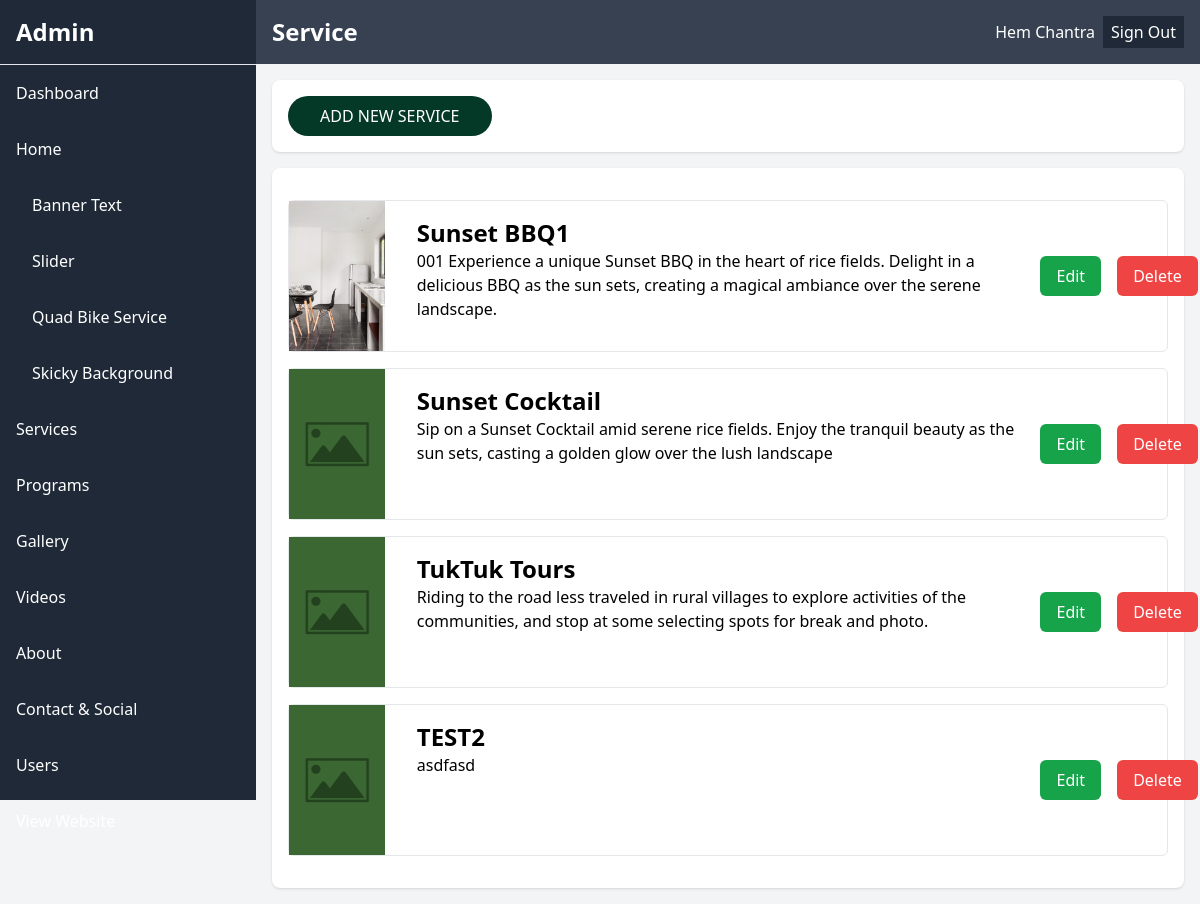
/backend/service.php (signed in), run on the app's committed database.
### tables this page shows
CREATE TABLE `services_and_programs` (
  `sp_id` int(11) NOT NULL,
  `category_list` varchar(255) DEFAULT NULL,
  `sp_name` varchar(255) DEFAULT NULL,
  `sp_sub_name` varchar(255) DEFAULT NULL,
  `sp_price` varchar(255) DEFAULT NULL,
  `sp_departure_time` varchar(255) DEFAULT NULL,
  `sp_short_description` text DEFAULT NULL,
  `sp_description` text DEFAULT NULL,
  `sp_inclusion` text DEFAULT NULL,
  `sp_notes` text DEFAULT NULL,
  `sp_banner` varchar(255) DEFAULT NULL,
  `sp_gallery_image_path` varchar(255) DEFAULT NULL,
  `is_featured` varchar(3) DEFAULT NULL,
  `book_url` varchar(300) DEFAULT NULL
);

### backend/service.php (the view, shortened to what this page needs)
<?php include 'header.php';
?>
</head>
<body class="bg-gray-100 font-sans leading-normal tracking-normal">
    <aside class="w-64 bg-gray-800 text-white flex-shrink-0 fixed h-screen z-50">
        <div class="p-4 text-2xl font-bold border-b">Admin</div>
        <?php include 'nav.php' ?>
    </aside>
    <div class="flex-1" style="margin-left: 256px;">
        <header class="flex items-center justify-between fixed top-0 p-4 bg-gray-700 text-white"
            style="width: calc(100% - 256px);">
            <h1 class="text-2xl font-bold">Service</h1>
            <?php include 'sign-out.php' ?>
        </header>
        <div class="" style="height: 80px;">&nbsp;</div>
        <section class="p-4 mx-4 bg-white shadow rounded-lg">
            <div class="flex items-center">
                <button onclick="location.href='add_service.php'" class="btn-primary">Add New Service</button>
            </div>
        </section>
        <section class="p-4 m-4 bg-white shadow rounded-lg">
            <?php
            $sp = "SELECT * FROM services_and_programs WHERE category_list = 'Service'";
            $sp_result = $db->query($sp);
            if ($sp_result->num_rows >= 0) {
                while ($sp_data = $sp_result->fetch_assoc()) {
                    $sp_id = $sp_data['sp_id'];
                    $sp_banner = $sp_data['sp_banner'];
                    if (is_null($sp_banner) || $sp_banner == '') {
                        $banner = 'no-image.png';
                    } else {
                        $banner = $sp_banner;
                    }
                    $sp_name = $sp_data['sp_name'];
                    $sp_short_description = $sp_data['sp_short_description'];
                    ?>
                    <div class="grid grid-cols-8 gap-4 my-4 border rounded-md">
                        <div class="h-[150px]"
                            style="background: #3A6732 url(../sources/images/<?php echo $banner ?>); background-repeat: no-repeat; background-position: center; background-size: cover;">
                        </div>
                        <div class="col-span-6 p-4">
                            <div class="text-2xl font-semibold"><?php echo $sp_name; ?></div>
                            <div><?php echo $sp_short_description; ?></div>
                        </div>
                        <div class="p-4 flex items-center justify-center gap-4">
                            <a href="edit_sp_general_info.php?editid=<?php echo $sp_id ?>"
                                class="block text-white bg-green-600 rounded-md px-4 py-2">Edit</a>
                            <a href="#" class="block text-white bg-red-500 rounded-md px-4 py-2" data-id="<?php echo $sp_id ?>"
                                onclick="confirmDelete(this)">Delete</a>
                        </div>
                    </div>
                    <?php
                }
            }
            ?>
        </section>
    </div>
    <?php include 'footer.php' ?>

### sources/css/style-out.css (style rules this page uses)
html, :host { line-height: 1.5; -webkit-text-size-adjust: 100%; -moz-tab-size: 4; -o-tab-size: 4; tab-size: 4; font-family: ui-sans-serif, system-ui, sans-serif, "Apple Color Emoji", "Segoe UI Emoji", "Segoe UI Symbol", "Noto Color Emoji"; font-feature-settings: normal; font-variation-settings: normal; -webkit-tap-highlight-color: transparent; }
body { margin: 0; line-height: inherit; }
h1, h2, h3, h4, h5, h6 { font-size: inherit; font-weight: inherit; }
a { color: inherit; text-decoration: inherit; }
button, input, optgroup, select, textarea { font-family: inherit; font-feature-settings: inherit; font-variation-settings: inherit; font-size: 100%; font-weight: inherit; line-height: inherit; letter-spacing: inherit; color: inherit; margin: 0; padding: 0; }
button, select { text-transform: none; }
button, input:where([type='button']), input:where([type='reset']), input:where([type='submit']) { -webkit-appearance: button; background-color: transparent; background-image: none; }
blockquote, dl, dd, h1, h2, h3, h4, h5, h6, hr, figure, p, pre { margin: 0; }
button, [role="button"] { cursor: pointer; }
.fixed { position: fixed; }
.top-0 { top: 0px; }
.z-50 { z-index: 50; }
.col-span-6 { grid-column: span 6 / span 6; }
.m-4 { margin: 1rem; }
.mx-4 { margin-left: 1rem; margin-right: 1rem; }
.my-4 { margin-top: 1rem; margin-bottom: 1rem; }
.block { display: block; }
.flex { display: flex; }
.grid { display: grid; }
.h-\[150px\] { height: 150px; }
.h-screen { height: 100vh; }
.w-64 { width: 16rem; }
.flex-1 { flex: 1 1 0%; }
.flex-shrink-0 { flex-shrink: 0; }
.grid-cols-8 { grid-template-columns: repeat(8, minmax(0, 1fr)); }
.items-center { align-items: center; }
.justify-center { justify-content: center; }
.justify-between { justify-content: space-between; }
.gap-4 { gap: 1rem; }
.rounded-lg { border-radius: 0.5rem; }
.rounded-md { border-radius: 0.375rem; }
.border { border-width: 1px; }
.border-b { border-bottom-width: 1px; }
.bg-gray-100 { --tw-bg-opacity: 1; background-color: rgb(243 244 246 / var(--tw-bg-opacity)); }
.bg-gray-700 { --tw-bg-opacity: 1; background-color: rgb(55 65 81 / var(--tw-bg-opacity)); }
.bg-gray-800 { --tw-bg-opacity: 1; background-color: rgb(31 41 55 / var(--tw-bg-opacity)); }
.bg-green-600 { --tw-bg-opacity: 1; background-color: rgb(22 163 74 / var(--tw-bg-opacity)); }
.bg-red-500 { --tw-bg-opacity: 1; background-color: rgb(239 68 68 / var(--tw-bg-opacity)); }
.bg-white { --tw-bg-opacity: 1; background-color: rgb(255 255 255 / var(--tw-bg-opacity)); }
.p-4 { padding: 1rem; }
.px-4 { padding-left: 1rem; padding-right: 1rem; }
.py-2 { padding-top: 0.5rem; padding-bottom: 0.5rem; }
.font-sans { font-family: ui-sans-serif, system-ui, sans-serif, "Apple Color Emoji", "Segoe UI Emoji", "Segoe UI Symbol", "Noto Color Emoji"; }
.text-2xl { font-size: 1.5rem; line-height: 2rem; }
.font-bold { font-weight: 700; }
.font-semibold { font-weight: 600; }
.leading-normal { line-height: 1.5; }
.tracking-normal { letter-spacing: 0em; }
.text-white { --tw-text-opacity: 1; color: rgb(255 255 255 / var(--tw-text-opacity)); }
.shadow { --tw-shadow: 0 1px 3px 0 rgb(0 0 0 / 0.1), 0 1px 2px -1px rgb(0 0 0 / 0.1); --tw-shadow-colored: 0 1px 3px 0 var(--tw-shadow-color), 0 1px 2px -1px var(--tw-shadow-color); box-shadow: var(--tw-ring-offset-shadow, 0 0 #0000), var(--tw-ring-shadow, 0 0 #0000), var(--tw-shadow); }

### sources/css/front-custom.css (style rules this page uses)
html, body { padding: 0; margin: 0; }
.btn-primary { background-color: #043927; color: #fff; text-align: center; text-transform: uppercase; padding: 0.5rem 2rem; border-radius: 9999px; }

### data on the page
services_and_programs: sp_banner (picture), sp_name "Sunset BBQ1", sp_short_description "001 Experience a unique Sunset BBQ in the heart of rice fields. Delight in a delicious BBQ as the sun sets, creating a magical ambiance over the serene landscape."
services_and_programs: sp_name "Sunset Cocktail", sp_short_description "Sip on a Sunset Cocktail amid serene rice fields. Enjoy the tranquil beauty as the sun sets, casting a golden glow over the lush landscape"
services_and_programs: sp_name "TukTuk Tours", sp_short_description "Riding to the road less traveled in rural villages to explore activities of the communities, and stop at some selecting spots for break and photo."
services_and_programs: sp_name "TEST2", sp_short_description "asdfasd"

### other printed values
$_SESSION['user_fullname'] "Hem Chantra"
